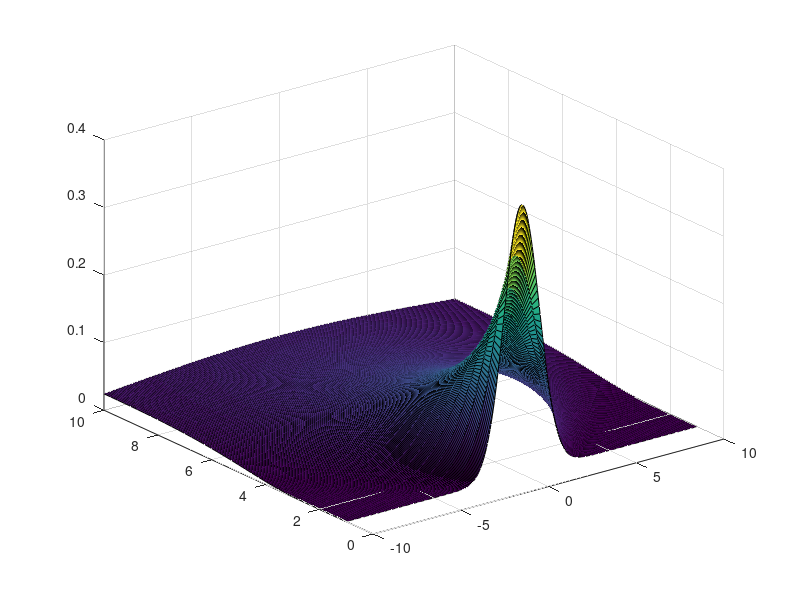
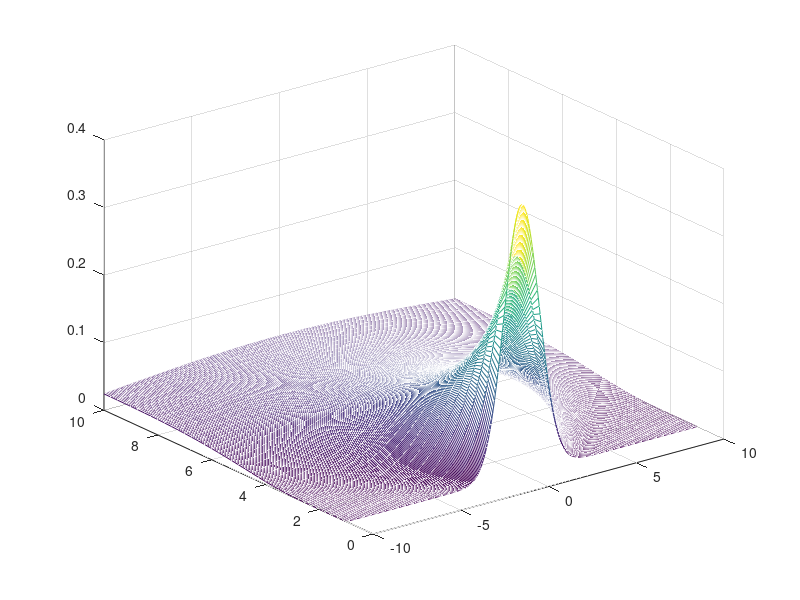
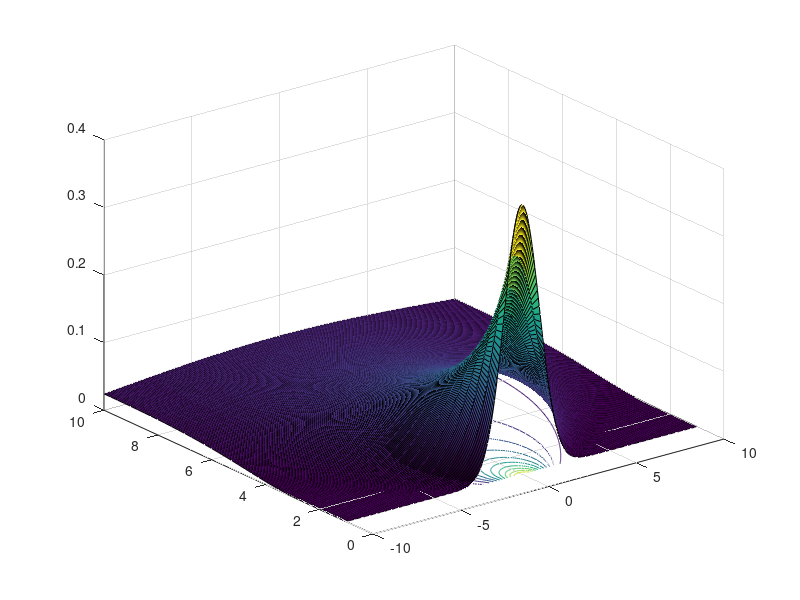
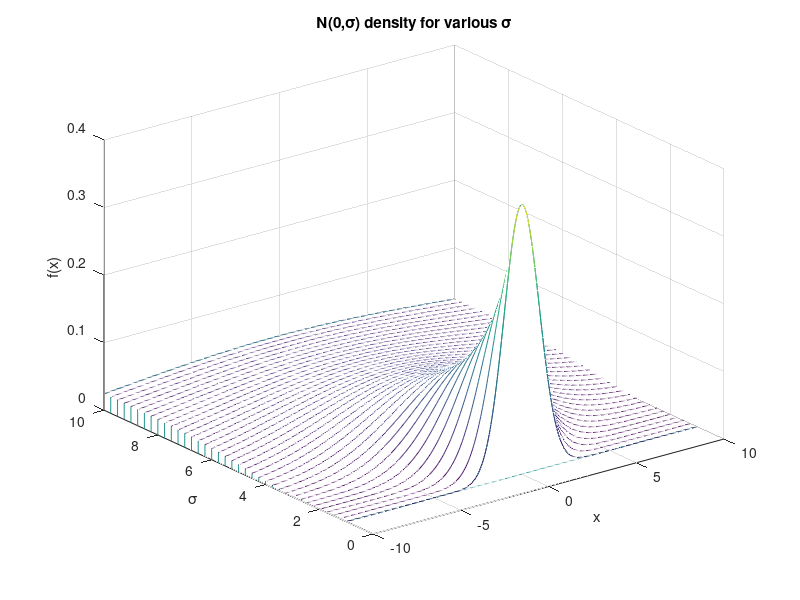

The MATLAB source for these figures, in order:
clc;
clear all;
close all;

% Illustrates Normal distribution

dsig = 0.25;
dx = 0.05;
mu = 0;
[X,SIGMA] = meshgrid(-10:dx:10,1:dsig:10);
Z = exp(-(X-mu).^2./(2*SIGMA.^2))./sqrt(2*pi*SIGMA.^2); 
figure;
surf(X,SIGMA,Z)
figure;
mesh(X,SIGMA,Z)
figure;
surfc(X,SIGMA,Z)
figure;
waterfall(X,SIGMA,Z)
xlabel('x')
ylabel('\sigma')
zlabel('f(x)')
title('N(0,\sigma) density for various \sigma')